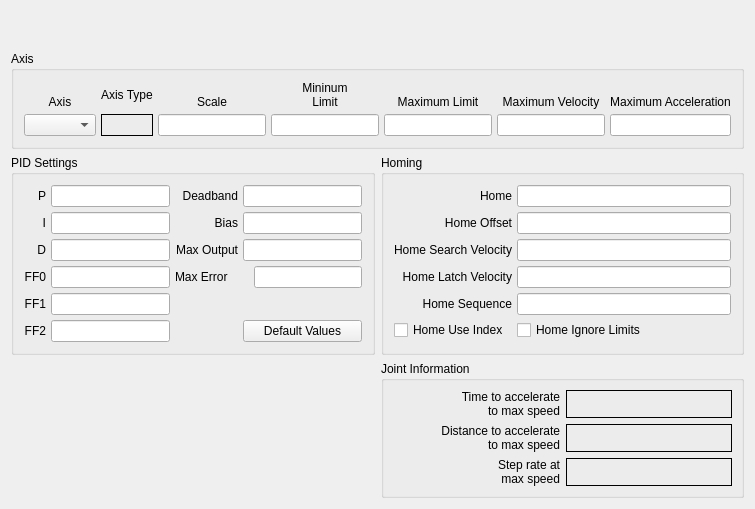
              <widget class="QWidget" name="joint1tab_2">
               <attribute name="title">
                <string>Joint 1</string>
               </attribute>
               <layout class="QGridLayout" name="gridLayout_58">
                <item row="2" column="1">
                 <widget class="QGroupBox" name="groupBox_21">
                  <property name="title">
                   <string>Homing</string>
                  </property>
                  <layout class="QGridLayout" name="gridLayout_61">
                   <property name="margin">
                    <number>10</number>
                   </property>
                   <property name="spacing">
                    <number>5</number>
                   </property>
                   <item row="0" column="1">
                    <widget class="QLineEdit" name="home_6">
                     <property name="toolTip">
                      <string>&lt;html&gt;&lt;head/&gt;&lt;body&gt;&lt;p&gt;Home is usually set to 0&lt;/p&gt;&lt;/body&gt;&lt;/html&gt;</string>
                     </property>
                     <property name="alignment">
                      <set>Qt::AlignRight|Qt::AlignTrailing|Qt::AlignVCenter</set>
                     </property>
                    </widget>
                   </item>
                   <item row="0" column="0">
                    <widget class="QLabel" name="label_483">
                     <property name="text">
                      <string>Home</string>
                     </property>
                     <property name="alignment">
                      <set>Qt::AlignRight|Qt::AlignTrailing|Qt::AlignVCenter</set>
                     </property>
                    </widget>
                   </item>
                   <item row="1" column="0">
                    <widget class="QLabel" name="label_484">
                     <property name="text">
                      <string>Home Offset</string>
                     </property>
                     <property name="alignment">
                      <set>Qt::AlignRight|Qt::AlignTrailing|Qt::AlignVCenter</set>
                     </property>
                    </widget>
                   </item>
                   <item row="1" column="1">
                    <widget class="QLineEdit" name="homeOffset_6">
                     <property name="toolTip">
                      <string>&lt;html&gt;&lt;head/&gt;&lt;body&gt;&lt;p&gt;Home Offset can be used to back off of the home switch&lt;/p&gt;&lt;/body&gt;&lt;/html&gt;</string>
                     </property>
                     <property name="alignment">
                      <set>Qt::AlignRight|Qt::AlignTrailing|Qt::AlignVCenter</set>
                     </property>
                    </widget>
                   </item>
                   <item row="2" column="1">
                    <widget class="QLineEdit" name="homeSearchVel_6">
                     <property name="toolTip">
                      <string>&lt;html&gt;&lt;head/&gt;&lt;body&gt;&lt;p&gt;Search Velocity is in units per second&lt;/p&gt;&lt;/body&gt;&lt;/html&gt;</string>
                     </property>
                     <property name="alignment">
                      <set>Qt::AlignRight|Qt::AlignTrailing|Qt::AlignVCenter</set>
                     </property>
                    </widget>
                   </item>
                   <item row="2" column="0">
                    <widget class="QLabel" name="label_485">
                     <property name="text">
                      <string>Home Search Velocity</string>
                     </property>
                     <property name="alignment">
                      <set>Qt::AlignRight|Qt::AlignTrailing|Qt::AlignVCenter</set>
                     </property>
                    </widget>
                   </item>
                   <item row="3" column="0">
                    <widget class="QLabel" name="label_486">
                     <property name="text">
                      <string>Home Latch Velocity</string>
                     </property>
                     <property name="alignment">
                      <set>Qt::AlignRight|Qt::AlignTrailing|Qt::AlignVCenter</set>
                     </property>
                    </widget>
                   </item>
                   <item row="3" column="1">
                    <widget class="QLineEdit" name="homeLatchVel_6">
                     <property name="toolTip">
                      <string>&lt;html&gt;&lt;head/&gt;&lt;body&gt;&lt;p&gt;Latch Velocity is in user units per second&lt;br/&gt;usually set slower than Search Velocity&lt;/p&gt;&lt;/body&gt;&lt;/html&gt;</string>
                     </property>
                     <property name="alignment">
                      <set>Qt::AlignRight|Qt::AlignTrailing|Qt::AlignVCenter</set>
                     </property>
                    </widget>
                   </item>
                   <item row="5" column="0">
                    <widget class="QCheckBox" name="homeUseIndex_6">
                     <property name="text">
                      <string>Home Use Index</string>
                     </property>
                    </widget>
                   </item>
                   <item row="5" column="1">
                    <widget class="QCheckBox" name="homeIgnoreLimits_6">
                     <property name="text">
                      <string>Home Ignore Limits</string>
                     </property>
                    </widget>
                   </item>
                   <item row="4" column="1">
                    <widget class="QLineEdit" name="homeSequence_6">
                     <property name="toolTip">
                      <string>&lt;html&gt;&lt;head/&gt;&lt;body&gt;&lt;p&gt;Home sequences start at 0 and do not skip a number.&lt;/p&gt;&lt;p&gt;Multiple joint axis use a negative number.&lt;/p&gt;&lt;p&gt;Leave blank to home the joint manually.&lt;/p&gt;&lt;/body&gt;&lt;/html&gt;</string>
                     </property>
                    </widget>
                   </item>
                   <item row="4" column="0">
                    <widget class="QLabel" name="label_487">
                     <property name="text">
                      <string>Home Sequence</string>
                     </property>
                     <property name="alignment">
                      <set>Qt::AlignRight|Qt::AlignTrailing|Qt::AlignVCenter</set>
                     </property>
                    </widget>
                   </item>
                  </layout>
                 </widget>
                </item>
                <item row="1" column="0" colspan="2">
                 <widget class="QGroupBox" name="jointAxisGroup_6">
                  <property name="title">
                   <string>Axis</string>
                  </property>
                  <layout class="QGridLayout" name="gridLayout_59">
                   <property name="margin">
                    <number>10</number>
                   </property>
                   <property name="spacing">
                    <number>5</number>
                   </property>
                   <item row="1" column="0">
                    <widget class="QComboBox" name="axisCB_6"/>
                   </item>
                   <item row="0" column="6">
                    <widget class="QLabel" name="label_467">
                     <property name="text">
                      <string>Maximum Acceleration</string>
                     </property>
                     <property name="alignment">
                      <set>Qt::AlignBottom|Qt::AlignHCenter</set>
                     </property>
                     <property name="wordWrap">
                      <bool>true</bool>
                     </property>
                    </widget>
                   </item>
                   <item row="0" column="3">
                    <widget class="QLabel" name="label_468">
                     <property name="text">
                      <string>&lt;html&gt;&lt;head/&gt;&lt;body&gt;&lt;p&gt;Mininum&lt;br/&gt;Limit&lt;/p&gt;&lt;/body&gt;&lt;/html&gt;</string>
                     </property>
                     <property name="alignment">
                      <set>Qt::AlignBottom|Qt::AlignHCenter</set>
                     </property>
                     <property name="wordWrap">
                      <bool>true</bool>
                     </property>
                    </widget>
                   </item>
                   <item row="0" column="0">
                    <widget class="QLabel" name="label_469">
                     <property name="text">
                      <string>Axis</string>
                     </property>
                     <property name="alignment">
                      <set>Qt::AlignBottom|Qt::AlignHCenter</set>
                     </property>
                    </widget>
                   </item>
                   <item row="1" column="3">
                    <widget class="QLineEdit" name="minLimit_6">
                     <property name="alignment">
                      <set>Qt::AlignRight|Qt::AlignTrailing|Qt::AlignVCenter</set>
                     </property>
                    </widget>
                   </item>
                   <item row="1" column="4">
                    <widget class="QLineEdit" name="maxLimit_6">
                     <property name="alignment">
                      <set>Qt::AlignRight|Qt::AlignTrailing|Qt::AlignVCenter</set>
                     </property>
                    </widget>
                   </item>
                   <item row="0" column="4">
                    <widget class="QLabel" name="label_470">
                     <property name="text">
                      <string>Maximum Limit</string>
                     </property>
                     <property name="textFormat">
                      <enum>Qt::AutoText</enum>
                     </property>
                     <property name="alignment">
                      <set>Qt::AlignBottom|Qt::AlignHCenter</set>
                     </property>
                     <property name="wordWrap">
                      <bool>true</bool>
                     </property>
                    </widget>
                   </item>
                   <item row="0" column="5">
                    <widget class="QLabel" name="label_471">
                     <property name="text">
                      <string>Maximum Velocity</string>
                     </property>
                     <property name="alignment">
                      <set>Qt::AlignBottom|Qt::AlignHCenter</set>
                     </property>
                     <property name="wordWrap">
                      <bool>true</bool>
                     </property>
                    </widget>
                   </item>
                   <item row="1" column="5">
                    <widget class="QLineEdit" name="maxVelocity_6">
                     <property name="alignment">
                      <set>Qt::AlignRight|Qt::AlignTrailing|Qt::AlignVCenter</set>
                     </property>
                    </widget>
                   </item>
                   <item row="0" column="2">
                    <widget class="QLabel" name="label_472">
                     <property name="text">
                      <string>Scale</string>
                     </property>
                     <property name="alignment">
                      <set>Qt::AlignBottom|Qt::AlignHCenter</set>
                     </property>
                    </widget>
                   </item>
                   <item row="1" column="6">
                    <widget class="QLineEdit" name="maxAccel_6">
                     <property name="alignment">
                      <set>Qt::AlignRight|Qt::AlignTrailing|Qt::AlignVCenter</set>
                     </property>
                    </widget>
                   </item>
                   <item row="0" column="1">
                    <widget class="QLabel" name="label_34">
                     <property name="text">
                      <string>Axis Type</string>
                     </property>
                    </widget>
                   </item>
                   <item row="1" column="1">
                    <widget class="QLabel" name="axisType_6">
                     <property name="frameShape">
                      <enum>QFrame::Box</enum>
                     </property>
                     <property name="text">
                      <string/>
                     </property>
                    </widget>
                   </item>
                   <item row="1" column="2">
                    <widget class="QLineEdit" name="scale_6"/>
                   </item>
                  </layout>
                 </widget>
                </item>
                <item row="2" column="0">
                 <widget class="QGroupBox" name="groupBox_18">
                  <property name="title">
                   <string>PID Settings</string>
                  </property>
                  <layout class="QGridLayout" name="gridLayout_60">
                   <property name="margin">
                    <number>10</number>
                   </property>
                   <property name="spacing">
                    <number>5</number>
                   </property>
                   <item row="0" column="0">
                    <widget class="QLabel" name="label_473">
                     <property name="text">
                      <string>P</string>
                     </property>
                     <property name="alignment">
                      <set>Qt::AlignRight|Qt::AlignTrailing|Qt::AlignVCenter</set>
                     </property>
                    </widget>
                   </item>
                   <item row="0" column="1">
                    <widget class="QLineEdit" name="p_6">
                     <property name="text">
                      <string/>
                     </property>
                     <property name="alignment">
                      <set>Qt::AlignRight|Qt::AlignTrailing|Qt::AlignVCenter</set>
                     </property>
                    </widget>
                   </item>
                   <item row="0" column="2">
                    <widget class="QLabel" name="label_474">
                     <property name="text">
                      <string>Deadband</string>
                     </property>
                     <property name="alignment">
                      <set>Qt::AlignRight|Qt::AlignTrailing|Qt::AlignVCenter</set>
                     </property>
                    </widget>
                   </item>
                   <item row="0" column="3">
                    <widget class="QLineEdit" name="deadband_6">
                     <property name="text">
                      <string/>
                     </property>
                     <property name="alignment">
                      <set>Qt::AlignRight|Qt::AlignTrailing|Qt::AlignVCenter</set>
                     </property>
                    </widget>
                   </item>
                   <item row="1" column="0">
                    <widget class="QLabel" name="label_475">
                     <property name="text">
                      <string>I</string>
                     </property>
                     <property name="alignment">
                      <set>Qt::AlignRight|Qt::AlignTrailing|Qt::AlignVCenter</set>
                     </property>
                    </widget>
                   </item>
                   <item row="1" column="1">
                    <widget class="QLineEdit" name="i_6">
                     <property name="text">
                      <string/>
                     </property>
                     <property name="alignment">
                      <set>Qt::AlignRight|Qt::AlignTrailing|Qt::AlignVCenter</set>
                     </property>
                    </widget>
                   </item>
                   <item row="1" column="2">
                    <widget class="QLabel" name="label_476">
                     <property name="text">
                      <string>Bias</string>
                     </property>
                     <property name="alignment">
                      <set>Qt::AlignRight|Qt::AlignTrailing|Qt::AlignVCenter</set>
                     </property>
                    </widget>
                   </item>
                   <item row="1" column="3">
                    <widget class="QLineEdit" name="bias_6">
                     <property name="text">
                      <string/>
                     </property>
                     <property name="alignment">
                      <set>Qt::AlignRight|Qt::AlignTrailing|Qt::AlignVCenter</set>
                     </property>
                    </widget>
                   </item>
                   <item row="2" column="0">
                    <widget class="QLabel" name="label_477">
                     <property name="text">
                      <string>D</string>
                     </property>
                     <property name="alignment">
                      <set>Qt::AlignRight|Qt::AlignTrailing|Qt::AlignVCenter</set>
                     </property>
                    </widget>
                   </item>
                   <item row="2" column="1">
                    <widget class="QLineEdit" name="d_6">
                     <property name="text">
                      <string/>
                     </property>
                     <property name="alignment">
                      <set>Qt::AlignRight|Qt::AlignTrailing|Qt::AlignVCenter</set>
                     </property>
                    </widget>
                   </item>
                   <item row="2" column="2">
                    <widget class="QLabel" name="label_478">
                     <property name="text">
                      <string>Max Output</string>
                     </property>
                     <property name="alignment">
                      <set>Qt::AlignRight|Qt::AlignTrailing|Qt::AlignVCenter</set>
                     </property>
                    </widget>
                   </item>
                   <item row="2" column="3">
                    <widget class="QLineEdit" name="maxOutput_6">
                     <property name="text">
                      <string/>
                     </property>
                     <property name="alignment">
                      <set>Qt::AlignRight|Qt::AlignTrailing|Qt::AlignVCenter</set>
                     </property>
                    </widget>
                   </item>
                   <item row="3" column="0">
                    <widget class="QLabel" name="label_479">
                     <property name="text">
                      <string>FF0</string>
                     </property>
                     <property name="alignment">
                      <set>Qt::AlignRight|Qt::AlignTrailing|Qt::AlignVCenter</set>
                     </property>
                    </widget>
                   </item>
                   <item row="3" column="1">
                    <widget class="QLineEdit" name="ff0_6">
                     <property name="text">
                      <string/>
                     </property>
                     <property name="alignment">
                      <set>Qt::AlignRight|Qt::AlignTrailing|Qt::AlignVCenter</set>
                     </property>
                    </widget>
                   </item>
                   <item row="4" column="0">
                    <widget class="QLabel" name="label_480">
                     <property name="text">
                      <string>FF1</string>
                     </property>
                     <property name="alignment">
                      <set>Qt::AlignRight|Qt::AlignTrailing|Qt::AlignVCenter</set>
                     </property>
                    </widget>
                   </item>
                   <item row="4" column="1">
                    <widget class="QLineEdit" name="ff1_6">
                     <property name="text">
                      <string/>
                     </property>
                     <property name="alignment">
                      <set>Qt::AlignRight|Qt::AlignTrailing|Qt::AlignVCenter</set>
                     </property>
                    </widget>
                   </item>
                   <item row="5" column="0">
                    <widget class="QLabel" name="label_481">
                     <property name="text">
                      <string>FF2</string>
                     </property>
                     <property name="alignment">
                      <set>Qt::AlignRight|Qt::AlignTrailing|Qt::AlignVCenter</set>
                     </property>
                    </widget>
                   </item>
                   <item row="5" column="1">
                    <widget class="QLineEdit" name="ff2_6">
                     <property name="text">
                      <string/>
                     </property>
                     <property name="alignment">
                      <set>Qt::AlignRight|Qt::AlignTrailing|Qt::AlignVCenter</set>
                     </property>
                    </widget>
                   </item>
                   <item row="5" column="3">
                    <widget class="QPushButton" name="pidDefault_6">
                     <property name="text">
                      <string>Default Values</string>
                     </property>
                    </widget>
                   </item>
                   <item row="3" column="2">
                    <widget class="QLabel" name="label_482">
                     <property name="text">
                      <string>Max Error</string>
                     </property>
                    </widget>
                   </item>
                   <item row="3" column="3" alignment="Qt::AlignRight">
                    <widget class="QLineEdit" name="maxError_6"/>
                   </item>
                  </layout>
                 </widget>
                </item>
                <item row="3" column="1">
                 <widget class="QGroupBox" name="gridGroupBox_11">
                  <property name="title">
                   <string>Joint Information</string>
                  </property>
                  <layout class="QGridLayout" name="gridLayout_63">
                   <item row="0" column="0" alignment="Qt::AlignRight">
                    <widget class="QLabel" name="label_496">
                     <property name="text">
                      <string>&lt;html&gt;&lt;head/&gt;&lt;body&gt;&lt;p align=&quot;right&quot;&gt;Time to accelerate&lt;br/&gt;to max speed&lt;/p&gt;&lt;/body&gt;&lt;/html&gt;</string>
                     </property>
                    </widget>
                   </item>
                   <item row="2" column="0" alignment="Qt::AlignRight">
                    <widget class="QLabel" name="label_497">
                     <property name="text">
                      <string>&lt;html&gt;&lt;head/&gt;&lt;body&gt;&lt;p align=&quot;right&quot;&gt;Step rate at&lt;br/&gt;max speed&lt;/p&gt;&lt;/body&gt;&lt;/html&gt;</string>
                     </property>
                    </widget>
                   </item>
                   <item row="1" column="0" alignment="Qt::AlignRight">
                    <widget class="QLabel" name="label_498">
                     <property name="text">
                      <string>&lt;html&gt;&lt;head/&gt;&lt;body&gt;&lt;p align=&quot;right&quot;&gt;Distance to accelerate&lt;br/&gt;to max speed&lt;/p&gt;&lt;/body&gt;&lt;/html&gt;</string>
                     </property>
                    </widget>
                   </item>
                   <item row="0" column="1">
                    <widget class="QLabel" name="timeJoint_6">
                     <property name="frameShape">
                      <enum>QFrame::Box</enum>
                     </property>
                     <property name="text">
                      <string/>
                     </property>
                    </widget>
                   </item>
                   <item row="1" column="1">
                    <widget class="QLabel" name="distanceJoint_6">
                     <property name="frameShape">
                      <enum>QFrame::Box</enum>
                     </property>
                     <property name="text">
                      <string/>
                     </property>
                    </widget>
                   </item>
                   <item row="2" column="1">
                    <widget class="QLabel" name="stepRateJoint_6">
                     <property name="frameShape">
                      <enum>QFrame::Box</enum>
                     </property>
                     <property name="text">
                      <string/>
                     </property>
                    </widget>
                   </item>
                  </layout>
                 </widget>
                </item>
                <item row="0" column="0" colspan="2">
                 <spacer name="verticalSpacer_7">
                  <property name="orientation">
                   <enum>Qt::Vertical</enum>
                  </property>
                  <property name="sizeHint" stdset="0">
                   <size>
                    <width>20</width>
                    <height>40</height>
                   </size>
                  </property>
                 </spacer>
                </item>
               </layout>
              </widget>
